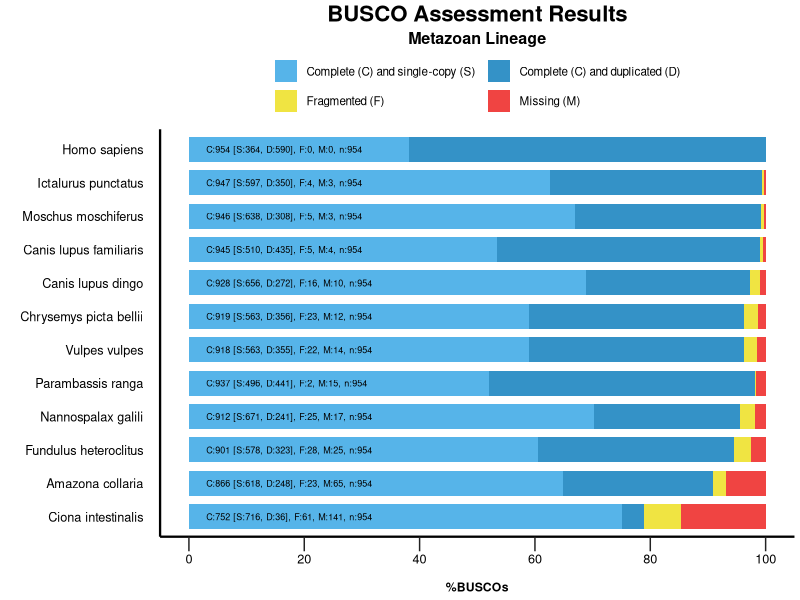

R code for this plot:
######################################
#
# BUSCO summary figure
# @version 4.0.0
# @since BUSCO 2.0.0
# 
# Copyright (c) 2016-2022, Evgeny Zdobnov (ez@ezlab.org)
# Licensed under the MIT license. See LICENSE.md file.
# Modified by Rodolfo Aramayo
# 2024-04-05
#
######################################

# Code modified from: https://vbaliga.github.io/posts/2019-04-28-verify-that-r-packages-are-installed-and-loaded/
# If a package is installed, it will be loaded.
# If any package are missing, the missing package(s) will be installed
# from CRAN and then loaded.
# First specify the packages of interest
## First specify the packages of interest
packages = c("Cairo", "ggplot2", "grid")

## Now load or install&load all
package.check <- lapply(packages, FUN = function(x) 
{if (!require(x, character.only = TRUE)) {install.packages(x, dependencies = TRUE);
library(x, character.only = TRUE)}})
# Load the required libraries
library(Cairo)
library(ggplot2)
library("grid")
suppressPackageStartupMessages(library(dplyr))
suppressPackageStartupMessages(library(tidyr))
suppressPackageStartupMessages(library(forcats))
suppressPackageStartupMessages(library(Cairo))

# !!! CONFIGURE YOUR PLOT HERE !!! 
# Output
my_file_type <- "jpeg"
my_output <- paste("./","Busco_Plot_Figure.jpeg", sep="/") 
my_width <- 20
my_height <- 15
my_unit <- "cm"

# Colors
my_colors <- c("#56B4E9", "#3492C7", "#F0E442", "#F04442")
# Bar height ratio
my_bar_height <- 0.75

# Legend
my_title <- "BUSCO Assessment Results"
my_subtitle <- "Metazoan Lineage"
# Font
my_family <- "sans"
my_size_ratio <- 1

# !!! SEE YOUR DATA HERE !!! 
# Your data as generated by python, remove or add more
my_species <- c('Fundulus heteroclitus', 'Fundulus heteroclitus', 'Fundulus heteroclitus', 'Fundulus heteroclitus', 'Chrysemys picta bellii', 'Chrysemys picta bellii', 'Chrysemys picta bellii', 'Chrysemys picta bellii', 'Ciona intestinalis', 'Ciona intestinalis', 'Ciona intestinalis', 'Ciona intestinalis', 'Nannospalax galili', 'Nannospalax galili', 'Nannospalax galili', 'Nannospalax galili', 'Canis lupus dingo', 'Canis lupus dingo', 'Canis lupus dingo', 'Canis lupus dingo', 'Ictalurus punctatus', 'Ictalurus punctatus', 'Ictalurus punctatus', 'Ictalurus punctatus', 'Amazona collaria', 'Amazona collaria', 'Amazona collaria', 'Amazona collaria', 'Vulpes vulpes', 'Vulpes vulpes', 'Vulpes vulpes', 'Vulpes vulpes', 'Parambassis ranga', 'Parambassis ranga', 'Parambassis ranga', 'Parambassis ranga', 'Moschus moschiferus', 'Moschus moschiferus', 'Moschus moschiferus', 'Moschus moschiferus', 'Canis lupus familiaris', 'Canis lupus familiaris', 'Canis lupus familiaris', 'Canis lupus familiaris', 'Homo sapiens', 'Homo sapiens', 'Homo sapiens', 'Homo sapiens')
#my_species <- factor(my_species)
#my_species <- factor(my_species, levels = levels(my_species)[c(length(levels(my_species)):1)])
# reorder your species here just by changing the values in the vector :
my_percentage <- c(60.6, 33.9, 2.9, 2.6, 59.0, 37.3, 2.4, 1.3, 75.1, 3.8, 6.4, 14.7, 70.3, 25.3, 2.6, 1.8, 68.8, 28.5, 1.7, 1.0, 62.6, 36.7, 0.4, 0.3, 64.8, 26.0, 2.4, 6.8, 59.0, 37.2, 2.3, 1.5, 52.0, 46.2, 0.2, 1.6, 66.9, 32.3, 0.5, 0.3, 53.5, 45.6, 0.5, 0.4, 38.2, 61.8, 0.0, 0.0)
my_values <- c(578, 323, 28, 25, 563, 356, 23, 12, 716, 36, 61, 141, 671, 241, 25, 17, 656, 272, 16, 10, 597, 350, 4, 3, 618, 248, 23, 65, 563, 355, 22, 14, 496, 441, 2, 15, 638, 308, 5, 3, 510, 435, 5, 4, 364, 590, 0, 0)

######################################
######################################
# Code to produce the graph
labsize = 1
if (length(my_species) > 10){
 labsize = 0.66
}
print("Plotting the figure ...")
category <- c(rep(c("S","D","F","M"),c(1)))
#category <- factor(category)
#category <- factor(category,levels(category)[c(4,1,2,3)])
df <- data.frame(my_species,my_percentage,my_values,category)
df <- df |>
  pivot_wider(
  id_cols = my_species,
  names_from = category,
  values_from = c(my_percentage, my_values)
  ) |>
  arrange(
    my_values_M,
    my_values_F,
    my_values_D,
    my_values_S
    ) |>
    pivot_longer(
      cols = !my_species,
      names_to = c(".value", "category"),
      names_pattern = "^(my_percentage|my_values)_([MFDS])$"
    ) |>
    mutate(my_species = factor(x = my_species, levels = rev(unique(my_species)))) |>
    mutate(category = factor(x = category, levels = c("S", "D", "F", "M")))
my_species <- df$my_species
my_values <- df$my_values
figure <- ggplot() + 
  
  geom_bar(aes(y = my_percentage, x = fct_rev(fct_inorder(my_species)), fill = category), position = position_stack(reverse = TRUE), data = df, stat="identity", width=my_bar_height) + 
  coord_flip() + 
  theme_gray(base_size = 8) + 
  scale_y_continuous(labels = c("0","20","40","60","80","100"), breaks = c(0,20,40,60,80,100)) + 
  scale_fill_manual(values = my_colors,labels =c(" Complete (C) and single-copy (S)  ",
                                                 " Complete (C) and duplicated (D)",
                                                 " Fragmented (F)  ",
                                                 " Missing (M)")) +   
  ggtitle(my_title, subtitle = my_subtitle) + 
  xlab("") + 
  ylab("\n%BUSCOs") + 

  theme(    plot.background = element_rect(fill='transparent', color = NA),    plot.title = element_text(family=my_family, hjust=0.5, colour = 'black', size = rel(2)*my_size_ratio, face = 'bold'),    plot.subtitle = element_text(family=my_family, hjust=0.5, colour = 'black', size = rel(1.45)*my_size_ratio, face = 'bold'),    legend.background = element_rect(fill='transparent', color = NA),    legend.box.background = element_rect(fill='transparent', color = NA),    legend.key = element_rect(fill = 'transparent', colour=NA),    legend.position = 'top',    legend.title = element_blank(),    legend.text = element_text(family=my_family, size = rel(1.05)*my_size_ratio),    panel.background = element_rect(fill='transparent', color = NA),    panel.grid.minor = element_blank(),    panel.grid.major = element_blank(),    axis.text.y = element_text(family=my_family, colour = 'black', size = rel(1.43)*my_size_ratio),    axis.text.x = element_text(family=my_family, colour = 'black', size = rel(1.43)*my_size_ratio),    axis.line = element_line(linewidth=0.78*my_size_ratio, colour = 'black'),    axis.ticks.length = unit(0.37, 'cm'),    axis.ticks.y = element_line(colour='white', linewidth = 0),    axis.ticks.x = element_line(colour='#222222', linewidth=0.5),    axis.title.x = element_text(family=my_family, colour = 'black', size=rel(1.1)*my_size_ratio, face = 'bold')  ) + 
  guides(fill = guide_legend(override.aes = list(colour = NULL))) +
  guides(fill=guide_legend(nrow=2,byrow=TRUE))
  
  for(i in rev(c(1:length(levels(my_species))))){
    detailed_values <- my_values[my_species==my_species[my_species==levels(my_species)[i]]]
    total_buscos <- sum(detailed_values)
    figure <- figure + 
    annotate("text", label=paste("C:", detailed_values[1] + detailed_values[2], " [S:", detailed_values[1], ", D:", detailed_values[2], "], F:", detailed_values[3], ", M:", detailed_values[4], ", n:", total_buscos, sep=""), 
             y=3, x = i, size = labsize*3.45*my_size_ratio, colour = "black", hjust=0, family=my_family)
  }
  
CairoFonts(
  regular = "sans:style=Regular",
  bold = "sans:style=Bold",
  italic = "sans:style=Italic"
)
Cairo(
  width = my_width,
  height = my_height,
  file = my_output,
  type = "jpeg",
  dpi = 500,
  res = NA,
  units = my_unit,
  bg = "transparent"
)
grid.draw(figure)
dev.off()
print("Done")
